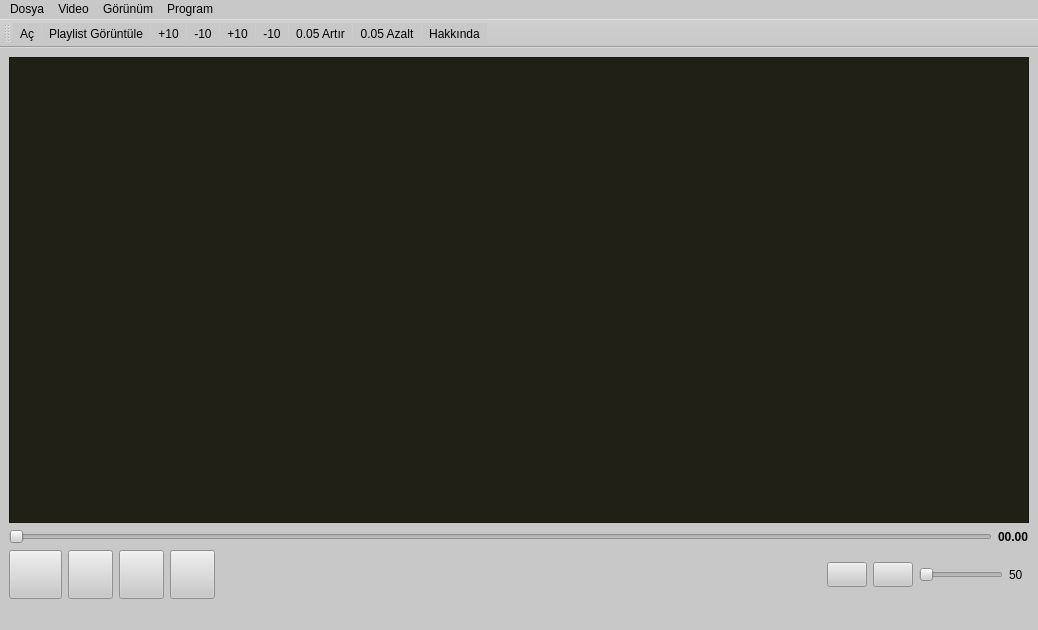
<?xml version="1.0" encoding="UTF-8"?>
<ui version="4.0">
 <class>MainWindow</class>
 <widget class="QMainWindow" name="MainWindow">
  <property name="geometry">
   <rect>
    <x>0</x>
    <y>0</y>
    <width>1038</width>
    <height>630</height>
   </rect>
  </property>
  <property name="windowTitle">
   <string>MainWindow</string>
  </property>
  <property name="styleSheet">
   <string notr="true">background-color: rgb(200, 200, 200);</string>
  </property>
  <widget class="QWidget" name="centralwidget">
   <layout class="QGridLayout" name="gridLayout_3">
    <item row="0" column="0">
     <layout class="QGridLayout" name="gridLayout_2">
      <item row="1" column="0">
       <layout class="QGridLayout" name="gridLayout">
        <item row="0" column="0">
         <layout class="QVBoxLayout" name="verticalLayout">
          <item>
           <layout class="QHBoxLayout" name="horizontalLayout">
            <item>
             <widget class="QSlider" name="horizontalSlider">
              <property name="orientation">
               <enum>Qt::Horizontal</enum>
              </property>
             </widget>
            </item>
            <item>
             <widget class="QLabel" name="labelDuration">
              <property name="font">
               <font>
                <weight>75</weight>
                <bold>true</bold>
               </font>
              </property>
              <property name="text">
               <string>00.00</string>
              </property>
             </widget>
            </item>
           </layout>
          </item>
          <item>
           <layout class="QHBoxLayout" name="horizontalLayout_2">
            <item>
             <widget class="QPushButton" name="pushButton">
              <property name="minimumSize">
               <size>
                <width>53</width>
                <height>49</height>
               </size>
              </property>
              <property name="text">
               <string/>
              </property>
              <property name="icon">
               <iconset resource="Data.qrc">
                <normaloff>:/icons/previous-1.png</normaloff>:/icons/previous-1.png</iconset>
              </property>
              <property name="iconSize">
               <size>
                <width>35</width>
                <height>35</height>
               </size>
              </property>
             </widget>
            </item>
            <item>
             <widget class="QPushButton" name="btnPlay">
              <property name="sizePolicy">
               <sizepolicy hsizetype="Minimum" vsizetype="Minimum">
                <horstretch>0</horstretch>
                <verstretch>0</verstretch>
               </sizepolicy>
              </property>
              <property name="minimumSize">
               <size>
                <width>45</width>
                <height>45</height>
               </size>
              </property>
              <property name="styleSheet">
               <string notr="true"/>
              </property>
              <property name="text">
               <string/>
              </property>
              <property name="icon">
               <iconset resource="Data.qrc">
                <normaloff>:/icons/play.png</normaloff>:/icons/play.png</iconset>
              </property>
              <property name="iconSize">
               <size>
                <width>35</width>
                <height>35</height>
               </size>
              </property>
             </widget>
            </item>
            <item>
             <widget class="QPushButton" name="btnPause">
              <property name="sizePolicy">
               <sizepolicy hsizetype="Minimum" vsizetype="Minimum">
                <horstretch>0</horstretch>
                <verstretch>0</verstretch>
               </sizepolicy>
              </property>
              <property name="minimumSize">
               <size>
                <width>45</width>
                <height>45</height>
               </size>
              </property>
              <property name="styleSheet">
               <string notr="true"/>
              </property>
              <property name="text">
               <string/>
              </property>
              <property name="icon">
               <iconset resource="Data.qrc">
                <normaloff>:/icons/pause.png</normaloff>:/icons/pause.png</iconset>
              </property>
              <property name="iconSize">
               <size>
                <width>35</width>
                <height>35</height>
               </size>
              </property>
             </widget>
            </item>
            <item>
             <widget class="QPushButton" name="btnNext">
              <property name="sizePolicy">
               <sizepolicy hsizetype="Minimum" vsizetype="Minimum">
                <horstretch>0</horstretch>
                <verstretch>0</verstretch>
               </sizepolicy>
              </property>
              <property name="minimumSize">
               <size>
                <width>45</width>
                <height>45</height>
               </size>
              </property>
              <property name="styleSheet">
               <string notr="true"/>
              </property>
              <property name="text">
               <string/>
              </property>
              <property name="icon">
               <iconset resource="Data.qrc">
                <normaloff>:/icons/next.png</normaloff>:/icons/next.png</iconset>
              </property>
              <property name="iconSize">
               <size>
                <width>35</width>
                <height>35</height>
               </size>
              </property>
             </widget>
            </item>
            <item>
             <spacer name="horizontalSpacer_8">
              <property name="orientation">
               <enum>Qt::Horizontal</enum>
              </property>
              <property name="sizeHint" stdset="0">
               <size>
                <width>40</width>
                <height>20</height>
               </size>
              </property>
             </spacer>
            </item>
            <item>
             <spacer name="horizontalSpacer">
              <property name="orientation">
               <enum>Qt::Horizontal</enum>
              </property>
              <property name="sizeHint" stdset="0">
               <size>
                <width>40</width>
                <height>20</height>
               </size>
              </property>
             </spacer>
            </item>
            <item>
             <spacer name="horizontalSpacer_2">
              <property name="orientation">
               <enum>Qt::Horizontal</enum>
              </property>
              <property name="sizeHint" stdset="0">
               <size>
                <width>40</width>
                <height>20</height>
               </size>
              </property>
             </spacer>
            </item>
            <item>
             <spacer name="horizontalSpacer_3">
              <property name="orientation">
               <enum>Qt::Horizontal</enum>
              </property>
              <property name="sizeHint" stdset="0">
               <size>
                <width>40</width>
                <height>20</height>
               </size>
              </property>
             </spacer>
            </item>
            <item>
             <widget class="QLabel" name="label">
              <property name="minimumSize">
               <size>
                <width>280</width>
                <height>10</height>
               </size>
              </property>
              <property name="styleSheet">
               <string notr="true">border-image: url(:/icons/gvideoplayer.png);</string>
              </property>
              <property name="text">
               <string/>
              </property>
             </widget>
            </item>
            <item>
             <spacer name="horizontalSpacer_4">
              <property name="orientation">
               <enum>Qt::Horizontal</enum>
              </property>
              <property name="sizeHint" stdset="0">
               <size>
                <width>40</width>
                <height>20</height>
               </size>
              </property>
             </spacer>
            </item>
            <item>
             <spacer name="horizontalSpacer_5">
              <property name="orientation">
               <enum>Qt::Horizontal</enum>
              </property>
              <property name="sizeHint" stdset="0">
               <size>
                <width>40</width>
                <height>20</height>
               </size>
              </property>
             </spacer>
            </item>
            <item>
             <spacer name="horizontalSpacer_6">
              <property name="orientation">
               <enum>Qt::Horizontal</enum>
              </property>
              <property name="sizeHint" stdset="0">
               <size>
                <width>40</width>
                <height>20</height>
               </size>
              </property>
             </spacer>
            </item>
            <item>
             <spacer name="horizontalSpacer_7">
              <property name="orientation">
               <enum>Qt::Horizontal</enum>
              </property>
              <property name="sizeHint" stdset="0">
               <size>
                <width>40</width>
                <height>20</height>
               </size>
              </property>
             </spacer>
            </item>
            <item>
             <widget class="QPushButton" name="btnFullscreen">
              <property name="minimumSize">
               <size>
                <width>25</width>
                <height>25</height>
               </size>
              </property>
              <property name="styleSheet">
               <string notr="true"/>
              </property>
              <property name="text">
               <string/>
              </property>
              <property name="icon">
               <iconset resource="Data.qrc">
                <normaloff>:/icons/full-screen.png</normaloff>:/icons/full-screen.png</iconset>
              </property>
              <property name="iconSize">
               <size>
                <width>12</width>
                <height>12</height>
               </size>
              </property>
             </widget>
            </item>
            <item>
             <widget class="QPushButton" name="btnMute">
              <property name="minimumSize">
               <size>
                <width>25</width>
                <height>25</height>
               </size>
              </property>
              <property name="styleSheet">
               <string notr="true"/>
              </property>
              <property name="text">
               <string/>
              </property>
              <property name="icon">
               <iconset resource="Data.qrc">
                <normaloff>:/icons/volume-1.png</normaloff>:/icons/volume-1.png</iconset>
              </property>
              <property name="iconSize">
               <size>
                <width>30</width>
                <height>30</height>
               </size>
              </property>
             </widget>
            </item>
            <item>
             <widget class="QSlider" name="horizontalSlider_2">
              <property name="orientation">
               <enum>Qt::Horizontal</enum>
              </property>
             </widget>
            </item>
            <item>
             <widget class="QLabel" name="lblSound">
              <property name="minimumSize">
               <size>
                <width>20</width>
                <height>30</height>
               </size>
              </property>
              <property name="text">
               <string>50</string>
              </property>
             </widget>
            </item>
           </layout>
          </item>
         </layout>
        </item>
       </layout>
      </item>
      <item row="0" column="0">
       <widget class="QFrame" name="frame">
        <property name="sizePolicy">
         <sizepolicy hsizetype="Expanding" vsizetype="Expanding">
          <horstretch>0</horstretch>
          <verstretch>0</verstretch>
         </sizepolicy>
        </property>
        <property name="minimumSize">
         <size>
          <width>480</width>
          <height>350</height>
         </size>
        </property>
        <property name="styleSheet">
         <string notr="true">background-repeat:no-repeat;
background-color: rgb(33, 32, 23);
 background-position:center;
 background-origin:border;
 background-image:  url(:/icons/gvideoplayer.png);</string>
        </property>
        <property name="frameShape">
         <enum>QFrame::StyledPanel</enum>
        </property>
        <property name="frameShadow">
         <enum>QFrame::Raised</enum>
        </property>
       </widget>
      </item>
     </layout>
    </item>
   </layout>
  </widget>
  <widget class="QMenuBar" name="menubar">
   <property name="geometry">
    <rect>
     <x>0</x>
     <y>0</y>
     <width>1038</width>
     <height>26</height>
    </rect>
   </property>
   <widget class="QMenu" name="menuDosya">
    <property name="title">
     <string>Dosya</string>
    </property>
    <addaction name="separator"/>
    <addaction name="actionA"/>
   </widget>
   <widget class="QMenu" name="menuVideo">
    <property name="title">
     <string>Video</string>
    </property>
    <widget class="QMenu" name="menuPlaylist">
     <property name="title">
      <string>Playlist</string>
     </property>
     <addaction name="actionPlaylist_G_r_nt_le"/>
    </widget>
    <addaction name="separator"/>
    <addaction name="menuPlaylist"/>
   </widget>
   <widget class="QMenu" name="menuProgram">
    <property name="title">
     <string>Program</string>
    </property>
    <addaction name="separator"/>
    <addaction name="actionHakk_nda"/>
   </widget>
   <widget class="QMenu" name="menuG_r_n_m">
    <property name="title">
     <string>Görünüm</string>
    </property>
    <widget class="QMenu" name="menuParlakl_k">
     <property name="title">
      <string>Parlaklık</string>
     </property>
     <addaction name="action_10"/>
     <addaction name="action_11"/>
    </widget>
    <widget class="QMenu" name="menuKontrast">
     <property name="title">
      <string>Kontrast</string>
     </property>
     <addaction name="action_12"/>
     <addaction name="action_13"/>
    </widget>
    <widget class="QMenu" name="menuEn_Boy_Oran">
     <property name="title">
      <string>En-Boy Oranı</string>
     </property>
     <addaction name="actionEn_Boy_Oran_n_nemseme"/>
     <addaction name="actionEn_Boy_Oran_n_Koru"/>
     <addaction name="actionEn_Boy_Oran_n_Geni_leterek_Koru"/>
    </widget>
    <widget class="QMenu" name="menuUygulama_effafl">
     <property name="title">
      <string>Uygulama Şeffaflığı</string>
     </property>
     <addaction name="action_0_05_Art_r"/>
     <addaction name="action_0_05_Azalt"/>
    </widget>
    <addaction name="menuParlakl_k"/>
    <addaction name="menuKontrast"/>
    <addaction name="menuEn_Boy_Oran"/>
    <addaction name="menuUygulama_effafl"/>
   </widget>
   <addaction name="menuDosya"/>
   <addaction name="menuVideo"/>
   <addaction name="menuG_r_n_m"/>
   <addaction name="menuProgram"/>
  </widget>
  <widget class="QStatusBar" name="statusbar"/>
  <widget class="QToolBar" name="toolBar">
   <property name="windowTitle">
    <string>toolBar</string>
   </property>
   <attribute name="toolBarArea">
    <enum>TopToolBarArea</enum>
   </attribute>
   <attribute name="toolBarBreak">
    <bool>false</bool>
   </attribute>
   <addaction name="actionA"/>
   <addaction name="actionPlaylist_G_r_nt_le"/>
   <addaction name="action_10"/>
   <addaction name="action_11"/>
   <addaction name="action_12"/>
   <addaction name="action_13"/>
   <addaction name="action_0_05_Art_r"/>
   <addaction name="action_0_05_Azalt"/>
   <addaction name="actionHakk_nda"/>
  </widget>
  <action name="actionDosya">
   <property name="icon">
    <iconset resource="Data.qrc">
     <normaloff>:/icons/folder.png</normaloff>:/icons/folder.png</iconset>
   </property>
   <property name="text">
    <string>Dosya</string>
   </property>
  </action>
  <action name="actionA">
   <property name="icon">
    <iconset resource="Data.qrc">
     <normaloff>:/icons/folder.png</normaloff>:/icons/folder.png</iconset>
   </property>
   <property name="text">
    <string>  Aç</string>
   </property>
  </action>
  <action name="actionPlaylisti_G_r_nt_le">
   <property name="text">
    <string>Playlisti Görüntüle</string>
   </property>
  </action>
  <action name="actionHakk_nda">
   <property name="icon">
    <iconset resource="Data.qrc">
     <normaloff>:/icons/info.png</normaloff>:/icons/info.png</iconset>
   </property>
   <property name="text">
    <string>  Hakkında</string>
   </property>
  </action>
  <action name="action_10">
   <property name="icon">
    <iconset resource="Data.qrc">
     <normaloff>:/icons/bup.png</normaloff>:/icons/bup.png</iconset>
   </property>
   <property name="text">
    <string>  +10</string>
   </property>
  </action>
  <action name="action_11">
   <property name="icon">
    <iconset resource="Data.qrc">
     <normaloff>:/icons/bbup.png</normaloff>:/icons/bbup.png</iconset>
   </property>
   <property name="text">
    <string>  -10</string>
   </property>
  </action>
  <action name="action_12">
   <property name="icon">
    <iconset resource="Data.qrc">
     <normaloff>:/icons/cup.png</normaloff>:/icons/cup.png</iconset>
   </property>
   <property name="text">
    <string>  +10</string>
   </property>
  </action>
  <action name="action_13">
   <property name="icon">
    <iconset resource="Data.qrc">
     <normaloff>:/icons/cdown.png</normaloff>:/icons/cdown.png</iconset>
   </property>
   <property name="text">
    <string>  -10</string>
   </property>
  </action>
  <action name="actionEn_Boy_Oran_n_nemseme">
   <property name="icon">
    <iconset resource="Data.qrc">
     <normaloff>:/icons/frame.png</normaloff>:/icons/frame.png</iconset>
   </property>
   <property name="text">
    <string>  En-Boy Oranını Önemseme</string>
   </property>
  </action>
  <action name="actionEn_Boy_Oran_n_Koru">
   <property name="icon">
    <iconset resource="Data.qrc">
     <normaloff>:/icons/frame.png</normaloff>:/icons/frame.png</iconset>
   </property>
   <property name="text">
    <string>  En-Boy Oranını Koru</string>
   </property>
  </action>
  <action name="actionEn_Boy_Oran_n_Geni_leterek_Koru">
   <property name="icon">
    <iconset resource="Data.qrc">
     <normaloff>:/icons/frame.png</normaloff>:/icons/frame.png</iconset>
   </property>
   <property name="text">
    <string>  En-Boy Oranını Genişleterek Koru</string>
   </property>
  </action>
  <action name="actionPlaylist_G_r_nt_le">
   <property name="icon">
    <iconset resource="Data.qrc">
     <normaloff>:/icons/playlist.png</normaloff>:/icons/playlist.png</iconset>
   </property>
   <property name="text">
    <string>  Playlist Görüntüle</string>
   </property>
  </action>
  <action name="action_0_05_Art_r">
   <property name="icon">
    <iconset resource="Data.qrc">
     <normaloff>:/icons/opacitydown.png</normaloff>:/icons/opacitydown.png</iconset>
   </property>
   <property name="text">
    <string>  0.05 Artır</string>
   </property>
  </action>
  <action name="action_0_05_Azalt">
   <property name="icon">
    <iconset resource="Data.qrc">
     <normaloff>:/icons/opacityup.png</normaloff>:/icons/opacityup.png</iconset>
   </property>
   <property name="text">
    <string>  0.05 Azalt</string>
   </property>
  </action>
 </widget>
 <resources>
  <include location="Data.qrc"/>
 </resources>
 <connections/>
</ui>
